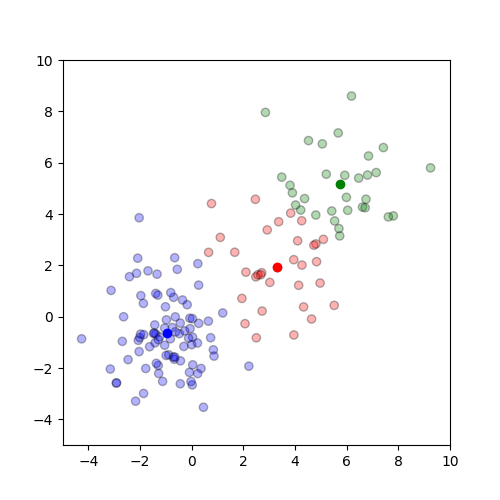

Python code for this plot:
#GOAL: Run the kmeans algorithm on the dataset using scikit-learn
import re
import numpy as np
import pandas as pd
from random import random
from sklearn.cluster import KMeans
import matplotlib.pyplot as plt

#DATA CLEANING
def clean_data(txt_file):
    '''Clean out all the whitespace and newlines 
    Turn each datapoint into a list of two coordinates
    Add all datapoints to a list
    '''
    file = open(txt_file, "r")
    lines = file.readlines()
    list_rows = []
    for line in lines:
        item2 = line.strip()
        item3 = re.split(',',item2)
        item4 = []
        for num_str in item3:
            num_float = float(num_str)
            item4.append(num_float)
        list_rows.append(item4) #Append cleaned rows to new list
    return list_rows

def init_dataframe(list_rows, var1, var2):
    '''Converts list of rows into a dataframe. Assumes two variables. '''
    var1_list = []
    var2_list = [] #Assumes two data attributes only
    for l in list_rows:
        var1_list.append(l[0])
        var2_list.append(l[1])
    df = pd.DataFrame({var1: var1_list,
                       var2: var2_list})
    return df

def init_centroids(df, k, var1, var2):
    ''' Assigns centroids to a random location, based on variable min and max.
    Assumes two variables
    df - the training data in dataframe form
    k - the number of clusters
    '''
    var1_min = df[var1].min()
    var1_max = df[var1].max()
    var2_min = df[var2].min()
    var2_max = df[var2].max()

    centroid_list = []
    for cluster in range(k):
        centroid = []
        rand_val = random()
        centroid.append(var1_min + (rand_val * (var1_max - var1_min)))
        rand_val = random()
        centroid.append(var2_min + (rand_val * (var2_max - var2_min)))
        centroid_list.append(centroid)
    centroid_list_a = np.array(centroid_list)
    return centroid_list_a

#INITIALIZATION
txt_file = 'clusters.txt'
list_rows = clean_data(txt_file)

k = 3 #Number of specified clusters
var1 = 'var1'
var2 = 'var2'
colmap = {0: 'r', 1: 'g', 2: 'b'}
df = init_dataframe(list_rows, var1, var2)
centroids = init_centroids(df, k, var1, var2)

#FITTING THE KMEANS CLUSTERS
kmeans = KMeans(n_clusters=k, init=centroids, n_init=1, random_state=None)
kmeans.fit(df)

labels = kmeans.labels_.tolist() #Pull out the final data_labels
df['closest'] = labels #Add labels to dataframe, and label color
df['color'] = df['closest'].map(lambda x: colmap[x])

final_centroids = kmeans.cluster_centers_ #Pull out final centroid locations
print('Final cluster centroids:', final_centroids)

k_index_list = range(k)
final_centroids_d = {}
for k_index, centroid in zip(k_index_list, final_centroids):
    final_centroids_d[k_index] = list(centroid)

#VISUALIZING THE RESULT
fig = plt.figure(figsize=(5, 5))

#Plot datapoint and it's color, based on centroid
plt.scatter(df[var1], df[var2], color=df['color'], alpha=0.3, edgecolor='k')
plt.xlim(-5, 10)
plt.ylim(-5, 10)

#Plot centroids and their color
for i in final_centroids_d.keys():
    plt.scatter(*final_centroids_d[i], color=colmap[i])
plt.savefig('kmeans_scikit.png')